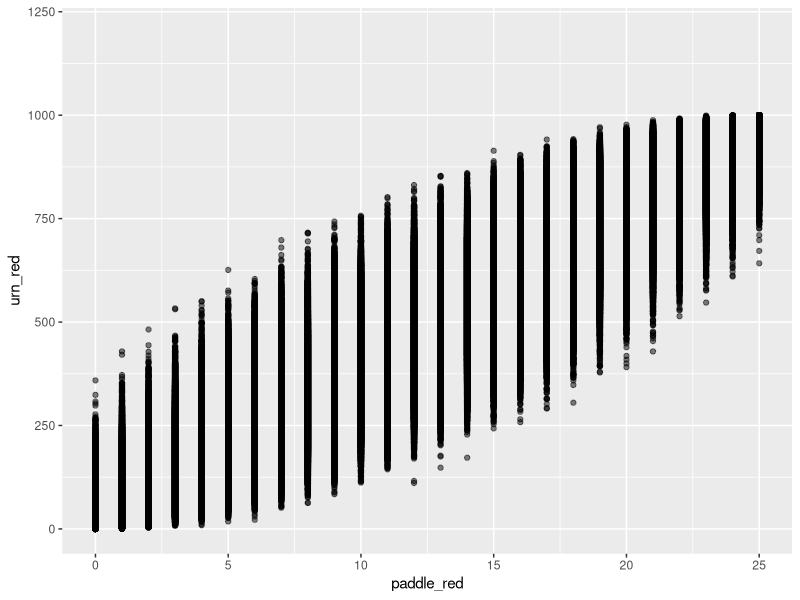

Write the R code that produced this figure.
## ---- chunk 1
knitr::opts_chunk$set(echo = FALSE)
library(tidyverse)

# Build an urn with 500 red beads, 490 blue beads, and 10 yellow beads. The urn
# should have two variables: ID and color. Mix up the beads in the urn randomly.
# That is, we don't want all the red beads to have ID 1 through 500 and so on.
# Sort the urn by ID.

beads <- c(rep("red", 500), rep("blue", 490), rep("yellow", 10))

urn <- tibble(ID = 1:1000,
              color = sample(beads))

# Using the book, where a very similar example is given, is highly recommended.
# But, this example is trickier than the book because you have to mix up the
# beads before you assign the `ID` values. If you don't tell sample() how many
# you want, it just gives you back everything, reordered. Try `sample(letters)`
# to see. (Note that `letters` is a built in object in R.)
              
## ---- chunk 2
tibble(urn_red = seq(100, 700, by = 100)) %>% 
  mutate(paddle_red = map(urn_red, ~ rbinom(n = 100, size = 25, prob = ./1000))) %>% 
  unnest(paddle_red) %>% 
  sample_n(10)
## ---- chunk 3
urn_size <- nrow(urn)
paddle_size <- 25
reps <- 1000

q1 <- tibble(urn_red = rep(seq(0, urn_size, by = 1), reps)) %>% 
  mutate(paddle_red = map_int(urn_red, ~ rbinom(n = 1, size = paddle_size, prob = ./urn_size))) # %>% 
  #unnest(paddle_red) %>% 
 # sample_n(1)

q1 %>% 
  ggplot(aes(x = paddle_red, y = urn_red)) +
   geom_point(alpha = 0.5) +
  ylim(0, 1200)
## ---- chunk 4
urn_size <- nrow(urn)
paddle_size <- 25
reps <- 1000

q1 <- tibble(urn_red = rep(seq(0, urn_size, by = 1), reps)) %>% 
  mutate(paddle_red = map_int(urn_red, ~ rbinom(n = 1, size = paddle_size, prob = ./urn_size)))

q2 <- q1 %>% 
  filter(paddle_red == 10) %>% 
   group_by(urn_red) %>% 
  summarize(total = n(), .groups = "drop") %>%
  mutate(probs = total/sum(total)) %>% 
  select(-total)
## ---- chunk 5
q3 <- q2 %>% 
   mutate(new_reds = map(urn_red, 
                            ~ rbinom(n = 100, 
                                     size = 20,
                                     prob = ./urn_size))) %>% 
  unnest(new_reds) %>% 
  mutate(res = ifelse(new_reds > 3, TRUE, FALSE)) %>% 
  summarise(final = weighted.mean(res, probs))
